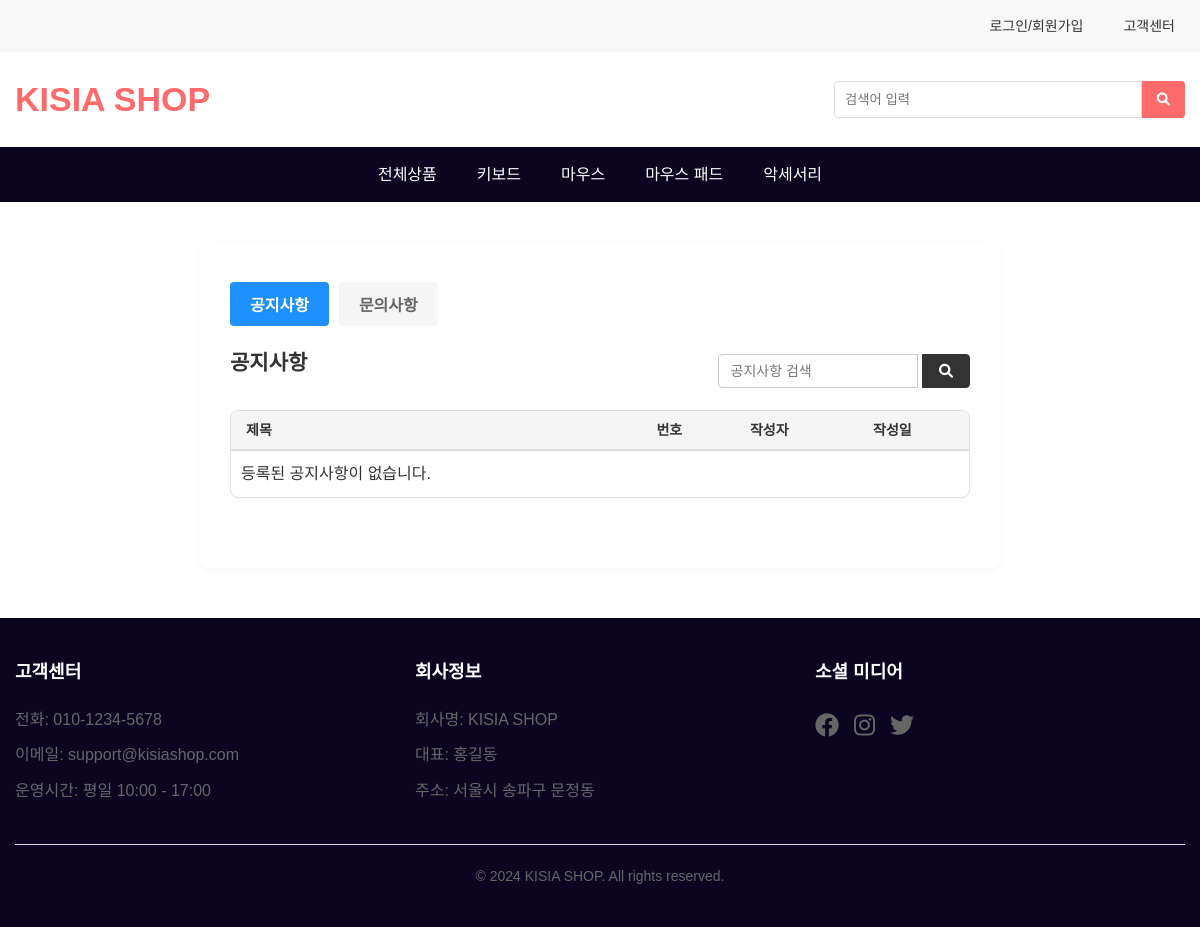
The page /mainmenu/customer-service.php on the database as committed earlier.
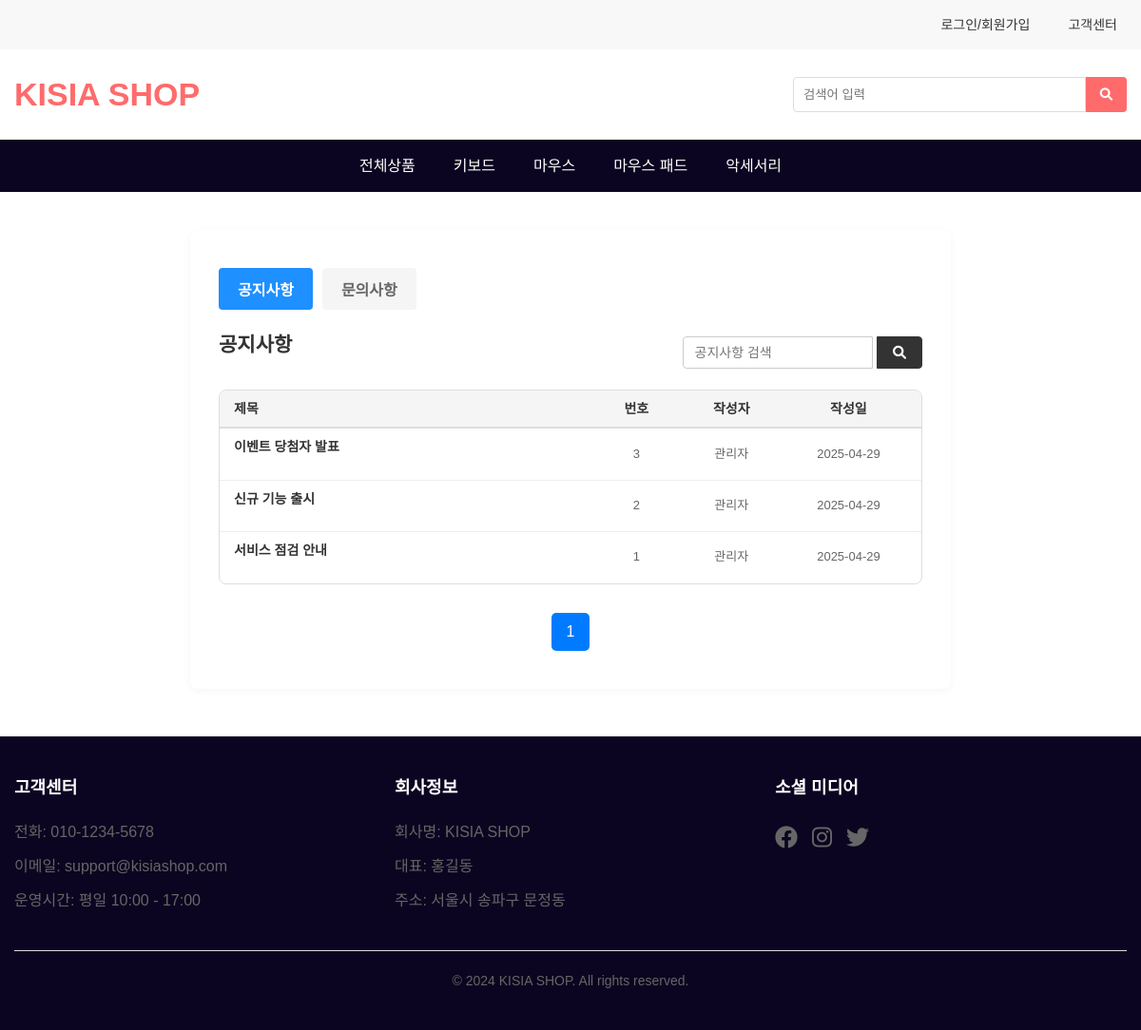
The same page on the database as committed later.
### tables this page shows
CREATE TABLE IF NOT EXISTS notices (
    id INT AUTO_INCREMENT PRIMARY KEY,
    title VARCHAR(255) NOT NULL,
    content TEXT NOT NULL,
    created_at DATETIME DEFAULT CURRENT_TIMESTAMP
);

### mainmenu/queries/get_header_session.php (called while the page is built, shortened)
<?php
    $userId = $_SESSION['userId'] ?? '';
?>

### mainmenu/queries/get_notice.php (called while the page is built, shortened)
<?php
require_once '/var/www/html/mainmenu/common/db.php';
$page = isset($_GET['page']) ? (int)$_GET['page'] : 1;
$search_query_raw = isset($_GET['search_query']) ? $_GET['search_query'] : '';
$items_per_page = 6;
$offset = ($page - 1) * $items_per_page;
$params = [];
$types = "";
if ($search_query_raw) {
    $search_query = "%" . $search_query_raw . "%";
    $sql = "SELECT * FROM notices WHERE title LIKE ? ORDER BY id DESC LIMIT ?, ?";
    $stmt = mysqli_prepare($conn, $sql);
    $types = "sii";
    $params = [$search_query, $offset, $items_per_page];
} else {
    $sql = "SELECT * FROM notices ORDER BY id DESC LIMIT ?, ?";
    $stmt = mysqli_prepare($conn, $sql);
    $types = "ii";
    $params = [$offset, $items_per_page];
}
mysqli_stmt_bind_param($stmt, $types, ...$params);
mysqli_stmt_execute($stmt);
$get_notice = mysqli_stmt_get_result($stmt);
if ($search_query_raw) {
    $count_sql = "SELECT COUNT(*) as total FROM notices WHERE title LIKE ?";
    $count_stmt = mysqli_prepare($conn, $count_sql);
    mysqli_stmt_bind_param($count_stmt, "s", $search_query);
} else {
    $count_sql = "SELECT COUNT(*) as total FROM notices";
    $count_stmt = mysqli_prepare($conn, $count_sql);
}
mysqli_stmt_execute($count_stmt);
$result_count = mysqli_stmt_get_result($count_stmt);
$total_row = mysqli_fetch_assoc($result_count);
$total_items = (int)$total_row['total'];
$total_pages = ceil($total_items / $items_per_page);
?>

### mainmenu/customer-service.php (the view, shortened to what this page needs)
<?php include '/var/www/html/mainmenu/queries/get_header_session.php'; ?>
<!DOCTYPE html>
<html lang="ko">
<head>
    <link rel="stylesheet" href="css/style.css">
    <link rel="stylesheet" href="css/customer-service.css">
    <link rel="stylesheet" href="https://cdnjs.cloudflare.com/ajax/libs/font-awesome/6.0.0/css/all.min.css">
</head>
<body>
    <?php include 'common/header.php'; ?>
    <?php require_once 'queries/get_notice.php'; ?>
    <main class="main-content">
        <div class="list-container">
            <div class="category-tabs">
                <a href="customer-service.php"><button class="tab-btn active">공지사항</button></a>
                <a href="inquiry_list.php"><button class="tab-btn">문의사항</button></a>
            </div>
            <div class="notice-section" id="noticeSection">
                <div class="notice-header">
                    <div class="notice-title">공지사항</div>
                    <div class="notice-search">
                        <form action="customer-service.php" method="get">
                            <input type="text" name="search_query" placeholder="공지사항 검색">
                            <button type="submit"><i class="fas fa-search"></i></button>
                        </form>
                    </div>
                </div>
                <div class="notice-list">
                    <div class="list-header">
                        <span class="header-title">제목</span>
                        <span class="header-meta">번호</span>
                        <span class="header-user">작성자</span>
                        <span class="header-date">작성일</span>
                    </div>
                    <?php if (mysqli_num_rows($get_notice) > 0): ?>
                        <?php while ($row = mysqli_fetch_assoc($get_notice)): ?>
                            <div class="qna-item notice-item">
                                <div class="qna-info">
                                    <a href="notice_detail.php?id=<?= $row['id'] ?>" class="qna-title"><?= htmlspecialchars($row['title']) ?></a>
                                    <span class="qna-meta"><?= htmlspecialchars($row['id']) ?></span>
                                    <span class="qna-user">관리자</span>
                                    <span class="qna-date"><?= date('Y-m-d', strtotime($row['created_at'])) ?></span>
                                </div>
                            </div>
                        <?php endwhile; ?>
                    <?php else: ?>
                        <p style="padding: 10px;">등록된 공지사항이 없습니다.</p>
                    <?php endif; ?>
                </div>
            </div>
            <div class="pagination">
                <?php
                for ($i = 1; $i <= $total_pages; $i++) {
                    $active = $i == $page ? 'active' : '';
                    echo "<a href='?page=$i' class='$active'>$i</a>";
                }
                ?>
            </div>
        </div>
    </main>
    <?php include 'common/footer.php'; ?>
</body>
</html>

### mainmenu/common/header.php (shortened to what this page needs)
<!DOCTYPE html>
<html lang="ko">
    <header class="header">
        <div class="header-top">
            <div class="container">
                <?php if (!isset($menu_path)) $menu_path = './'; ?>
                <div class="header-links">
                    <?php if ($userId): ?>
                        <p class="header-link">안녕하세요 <span style="color: #ff6b6b;"><?= $name ?></span>님</p>
                        <a href="<?= $menu_path ?>queries/logout_process.php" class="header-link">로그아웃</a>
                         <a href="<?= $menu_path ?>cart.php" class="header-link">장바구니</a>
                        <a href="<?= $menu_path ?>mypage.php?tab=mypage_profile.php" class="header-link">마이페이지</a>
                    <?php else: ?>
                        <a href="<?= $menu_path ?>login.php" class="header-link">로그인/회원가입</a>
                    <?php endif; ?>
                    <a href="<?= $menu_path ?>customer-service.php" class="header-link">고객센터</a>
                </div>
            </div>
        </div>
        <div class="header-main">
            <div class="container">
                <div class="logo">
                    <h1><a href="../../index.php">KISIA SHOP</a></h1>
                </div>
                <form action="../mainmenu/all.php" method="get" class="search-box">
                    <input type="text" name="search_query" placeholder="검색어 입력">
                    <button type="submit"><i class="fas fa-search"></i></button>
                </form>
            </div>
        </div>
    </header>
    <nav class="main-menu">
        <div class="container">
            <ul class="menu-list">
                <li><a href="<?= $menu_path ?>all.php?category=all">전체상품</a></li>
                <li><a href="<?= $menu_path ?>all.php?category=keyboard">키보드</a></li>
                <li><a href="<?= $menu_path ?>all.php?category=mouse">마우스</a></li>
                <li><a href="<?= $menu_path ?>all.php?category=mousepad">마우스 패드</a></li>
                <li><a href="<?= $menu_path ?>all.php?category=accessory">악세서리</a></li>
            </ul>
        </div>
    </nav>
</html>

### mainmenu/common/footer.php (shortened to what this page needs)
<html lang="ko">
    <footer class="footer">
        <div class="container">
            <div class="footer-content">
                <div class="footer-section">
                    <h3>고객센터</h3>
                    <p>전화: 010-1234-5678</p>
                    <p>이메일: support@kisiashop.com</p>
                    <p>운영시간: 평일 10:00 - 17:00</p>
                </div>
                <div class="footer-section">
                    <h3>회사정보</h3>
                    <p>회사명: KISIA SHOP</p>
                    <p>대표: 홍길동</p>
                    <p>주소: 서울시 송파구 문정동</p>
                </div>
                <div class="footer-section">
                    <h3>소셜 미디어</h3>
                    <div class="social-links">
                        <a href="#"><i class="fab fa-facebook"></i></a>
                        <a href="#"><i class="fab fa-instagram"></i></a>
                        <a href="#"><i class="fab fa-twitter"></i></a>
                    </div>
                </div>
            </div>
            <div class="footer-bottom">
                <p>&copy; 2024 KISIA SHOP. All rights reserved.</p>
            </div>
        </div>
    </footer>
</body>
</html>

### mainmenu/css/style.css (style rules this page uses)
* { margin: 0; padding: 0; box-sizing: border-box; }
body { font-family: 'Noto Sans KR', sans-serif; line-height: 1.6; color: #333; }
.container { max-width: 1200px; margin: 0 auto; padding: 0 15px; }
a { text-decoration: none; color: inherit; }
ul { list-style: none; }
.header { background: #fff; box-shadow: 0 2px 5px rgba(0,0,0,0.1); }
.header-top { background: #f8f8f8; padding: 10px 0; font-size: 14px; }
.header-links { display: flex; justify-content: flex-end; gap: 20px; }
.header-link { color: #333; font-size: 14px; padding: 5px 10px; transition: color 0.3s; }
.header-main { padding: 20px 0; }
.header-main .container { display: flex; align-items: center; justify-content: space-between; }
.logo h1 { font-size: 34px; font-weight: 700; color: #ff6b6b; }
.search-box { display: flex; width: 30%; }
.search-box input { width: 100%; padding: 10px; border: 1px solid #ddd; border-radius: 4px 0 0 4px; }
.search-box button { padding: 10px 15px; background: #ff6b6b; color: white; border: none; border-radius: 0 4px 4px 0; cursor: pointer; }
.main-menu { background: #0c0521; padding: 15px 0; }
.menu-list { display: flex; justify-content: center; gap: 40px; }
.menu-list a { color: white; font-weight: 500; padding: 5px 0; position: relative; }
.menu-list a::after { content: ''; position: absolute; bottom: -5px; left: 0; width: 0; height: 2px; background: #ff6b6b; transition: width 0.3s; }
.footer { background: #333; color: #fff; padding: 40px 0 20px; }
.social-links { display: flex; gap: 15px; }
.social-links a { font-size: 20px; color: #ccc; }
.footer-bottom { border-top: 1px solid #444; padding-top: 20px; font-size: 14px; color: #ccc; }
.footer-bottom p { margin-bottom: 5px; }

### mainmenu/common/footer.php (style rules this page uses)
.footer { background-color: #0c0521; padding: 40px 0; margin-top: 50px; }
.container { max-width: 1200px; margin: 0 auto; padding: 0 15px; }
.footer-content { display: flex; justify-content: space-between; flex-wrap: wrap; gap: 30px; }
.footer-section { flex: 1; min-width: 250px; }
.footer-section h3 { color: white; margin-bottom: 20px; font-size: 18px; }
.footer-section p { color: #666; margin-bottom: 10px; line-height: 1.6; }
.social-links { display: flex; gap: 15px; }
.social-links a { color: #666; font-size: 24px; transition: color 0.3s ease; }
.footer-bottom { margin-top: 30px; padding-top: 20px; border-top: 1px solid #ddd; text-align: center; }
.footer-bottom p { color: #666; margin: 0; }

Rows that differ between the two databases and show on the page:
added notices: title "이벤트 당첨자 발표", id "3", created_at "2025-04-29"
added notices: title "신규 기능 출시", id "2", created_at "2025-04-29"
added notices: title "서비스 점검 안내", id "1", created_at "2025-04-29"
Other text that changed with them:
new list line: "1"
text no longer shown: "등록된 공지사항이 없습니다."
